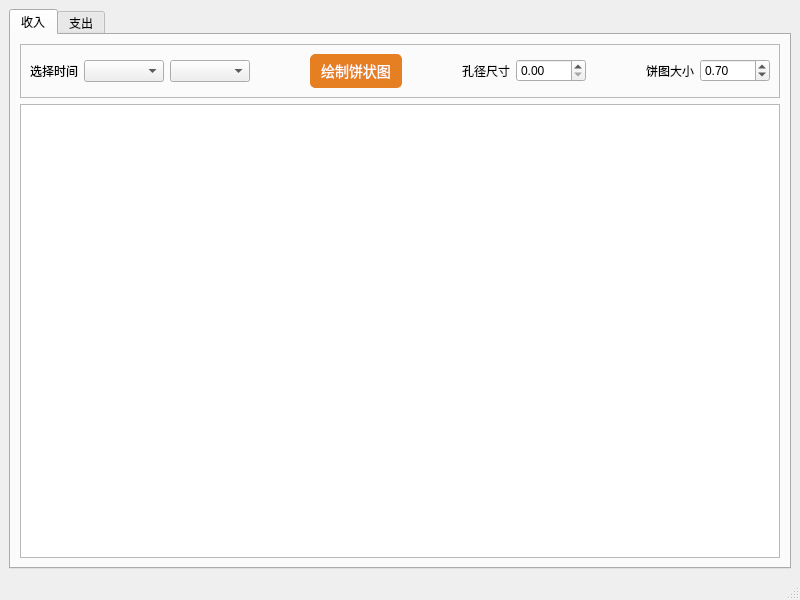
<?xml version="1.0" encoding="UTF-8"?>
<ui version="4.0">
 <class>chart</class>
 <widget class="QMainWindow" name="chart">
  <property name="geometry">
   <rect>
    <x>0</x>
    <y>0</y>
    <width>800</width>
    <height>600</height>
   </rect>
  </property>
  <property name="minimumSize">
   <size>
    <width>800</width>
    <height>600</height>
   </size>
  </property>
  <property name="windowTitle">
   <string>MainWindow</string>
  </property>
  <widget class="QWidget" name="centralwidget">
   <layout class="QGridLayout" name="gridLayout_5">
    <item row="0" column="0">
     <widget class="QTabWidget" name="tabWidget_2">
      <property name="currentIndex">
       <number>0</number>
      </property>
      <widget class="QWidget" name="tab_5">
       <attribute name="title">
        <string>收入</string>
       </attribute>
       <layout class="QGridLayout" name="gridLayout_4">
        <item row="0" column="0">
         <widget class="QFrame" name="frame_8">
          <property name="frameShape">
           <enum>QFrame::StyledPanel</enum>
          </property>
          <property name="frameShadow">
           <enum>QFrame::Raised</enum>
          </property>
          <layout class="QGridLayout" name="gridLayout_3">
           <item row="0" column="8">
            <spacer name="horizontalSpacer_2">
             <property name="orientation">
              <enum>Qt::Horizontal</enum>
             </property>
             <property name="sizeHint" stdset="0">
              <size>
               <width>40</width>
               <height>20</height>
              </size>
             </property>
            </spacer>
           </item>
           <item row="0" column="2">
            <widget class="QComboBox" name="cbx_IncomeTime_2">
             <property name="minimumSize">
              <size>
               <width>80</width>
               <height>0</height>
              </size>
             </property>
            </widget>
           </item>
           <item row="0" column="10">
            <widget class="QDoubleSpinBox" name="spinPieSize">
             <property name="minimumSize">
              <size>
               <width>70</width>
               <height>0</height>
              </size>
             </property>
             <property name="maximum">
              <double>1.000000000000000</double>
             </property>
             <property name="singleStep">
              <double>0.100000000000000</double>
             </property>
             <property name="value">
              <double>0.700000000000000</double>
             </property>
            </widget>
           </item>
           <item row="0" column="9">
            <widget class="QLabel" name="label_11">
             <property name="text">
              <string>饼图大小</string>
             </property>
            </widget>
           </item>
           <item row="0" column="1">
            <widget class="QComboBox" name="cbx_incomeTypeOfTime_2">
             <property name="minimumSize">
              <size>
               <width>80</width>
               <height>0</height>
              </size>
             </property>
            </widget>
           </item>
           <item row="0" column="0">
            <widget class="QLabel" name="label_5">
             <property name="text">
              <string>选择时间</string>
             </property>
            </widget>
           </item>
           <item row="0" column="7">
            <widget class="QDoubleSpinBox" name="spinHoleSize">
             <property name="minimumSize">
              <size>
               <width>70</width>
               <height>0</height>
              </size>
             </property>
             <property name="decimals">
              <number>2</number>
             </property>
             <property name="maximum">
              <double>1.000000000000000</double>
             </property>
             <property name="singleStep">
              <double>0.100000000000000</double>
             </property>
            </widget>
           </item>
           <item row="0" column="4">
            <widget class="QPushButton" name="pbtn_drawIncomePieChart_2">
             <property name="styleSheet">
              <string notr="true">QPushButton {
    background-color: #e67e22; /* 橘色背景 */
    color: white; /* 白色文字 */
    border: 1px solid #e67e22; /* 橘色边框 */
    border-radius: 5px; /* 圆角 */
    padding: 5px 10px; /* 内边距 */
    font-size: 14px; /* 文字大小 */
}

QPushButton:hover {
    background-color: #d35400; /* 鼠标悬停时的颜色 */
}

QPushButton:pressed {
    background-color: #a04000; /* 鼠标按下时的颜色 */
}
</string>
             </property>
             <property name="text">
              <string>绘制饼状图</string>
             </property>
            </widget>
           </item>
           <item row="0" column="5">
            <spacer name="horizontalSpacer">
             <property name="orientation">
              <enum>Qt::Horizontal</enum>
             </property>
             <property name="sizeHint" stdset="0">
              <size>
               <width>40</width>
               <height>20</height>
              </size>
             </property>
            </spacer>
           </item>
           <item row="0" column="6">
            <widget class="QLabel" name="label_10">
             <property name="text">
              <string>孔径尺寸</string>
             </property>
            </widget>
           </item>
           <item row="0" column="3">
            <spacer name="horizontalSpacer_3">
             <property name="orientation">
              <enum>Qt::Horizontal</enum>
             </property>
             <property name="sizeHint" stdset="0">
              <size>
               <width>40</width>
               <height>20</height>
              </size>
             </property>
            </spacer>
           </item>
          </layout>
         </widget>
        </item>
        <item row="1" column="0">
         <widget class="QChartView" name="IncomeGraphicsView_2"/>
        </item>
       </layout>
      </widget>
      <widget class="QWidget" name="tab_7">
       <attribute name="title">
        <string>支出</string>
       </attribute>
       <layout class="QGridLayout" name="gridLayout_2">
        <item row="0" column="0">
         <widget class="QFrame" name="frame_9">
          <property name="frameShape">
           <enum>QFrame::StyledPanel</enum>
          </property>
          <property name="frameShadow">
           <enum>QFrame::Raised</enum>
          </property>
          <layout class="QGridLayout" name="gridLayout">
           <item row="0" column="4">
            <widget class="QPushButton" name="pbtn_drawExpendPieChart_2">
             <property name="styleSheet">
              <string notr="true">QPushButton {
    background-color: #e67e22; /* 橘色背景 */
    color: white; /* 白色文字 */
    border: 1px solid #e67e22; /* 橘色边框 */
    border-radius: 5px; /* 圆角 */
    padding: 5px 10px; /* 内边距 */
    font-size: 14px; /* 文字大小 */
}

QPushButton:hover {
    background-color: #d35400; /* 鼠标悬停时的颜色 */
}

QPushButton:pressed {
    background-color: #a04000; /* 鼠标按下时的颜色 */
}
</string>
             </property>
             <property name="text">
              <string>绘制饼状图</string>
             </property>
            </widget>
           </item>
           <item row="0" column="2">
            <widget class="QComboBox" name="cbx_ExpendTime_3">
             <property name="minimumSize">
              <size>
               <width>80</width>
               <height>0</height>
              </size>
             </property>
            </widget>
           </item>
           <item row="0" column="9">
            <widget class="QLabel" name="label_9">
             <property name="text">
              <string>饼图大小</string>
             </property>
            </widget>
           </item>
           <item row="0" column="7">
            <widget class="QDoubleSpinBox" name="spinHoleSize_2">
             <property name="minimumSize">
              <size>
               <width>70</width>
               <height>0</height>
              </size>
             </property>
             <property name="decimals">
              <number>2</number>
             </property>
             <property name="maximum">
              <double>1.000000000000000</double>
             </property>
             <property name="singleStep">
              <double>0.100000000000000</double>
             </property>
            </widget>
           </item>
           <item row="0" column="0">
            <widget class="QLabel" name="label_7">
             <property name="text">
              <string>选择时间</string>
             </property>
            </widget>
           </item>
           <item row="0" column="10">
            <widget class="QDoubleSpinBox" name="spinPieSize_2">
             <property name="minimumSize">
              <size>
               <width>70</width>
               <height>0</height>
              </size>
             </property>
             <property name="maximum">
              <double>1.000000000000000</double>
             </property>
             <property name="singleStep">
              <double>0.100000000000000</double>
             </property>
             <property name="value">
              <double>0.700000000000000</double>
             </property>
            </widget>
           </item>
           <item row="0" column="1">
            <widget class="QComboBox" name="cbx_expendTypeOfTime_3">
             <property name="minimumSize">
              <size>
               <width>80</width>
               <height>0</height>
              </size>
             </property>
            </widget>
           </item>
           <item row="0" column="5">
            <spacer name="horizontalSpacer_4">
             <property name="orientation">
              <enum>Qt::Horizontal</enum>
             </property>
             <property name="sizeHint" stdset="0">
              <size>
               <width>40</width>
               <height>20</height>
              </size>
             </property>
            </spacer>
           </item>
           <item row="0" column="6">
            <widget class="QLabel" name="label_8">
             <property name="text">
              <string>孔径尺寸</string>
             </property>
            </widget>
           </item>
           <item row="0" column="8">
            <spacer name="horizontalSpacer_5">
             <property name="orientation">
              <enum>Qt::Horizontal</enum>
             </property>
             <property name="sizeHint" stdset="0">
              <size>
               <width>40</width>
               <height>20</height>
              </size>
             </property>
            </spacer>
           </item>
           <item row="0" column="3">
            <spacer name="horizontalSpacer_6">
             <property name="orientation">
              <enum>Qt::Horizontal</enum>
             </property>
             <property name="sizeHint" stdset="0">
              <size>
               <width>40</width>
               <height>20</height>
              </size>
             </property>
            </spacer>
           </item>
          </layout>
         </widget>
        </item>
        <item row="1" column="0">
         <widget class="QChartView" name="ExpendGraphicsView_3"/>
        </item>
       </layout>
      </widget>
     </widget>
    </item>
   </layout>
  </widget>
  <widget class="QStatusBar" name="statusbar"/>
 </widget>
 <customwidgets>
  <customwidget>
   <class>QChartView</class>
   <extends>QGraphicsView</extends>
   <header>qchartview.h</header>
  </customwidget>
 </customwidgets>
 <resources/>
 <connections/>
</ui>
